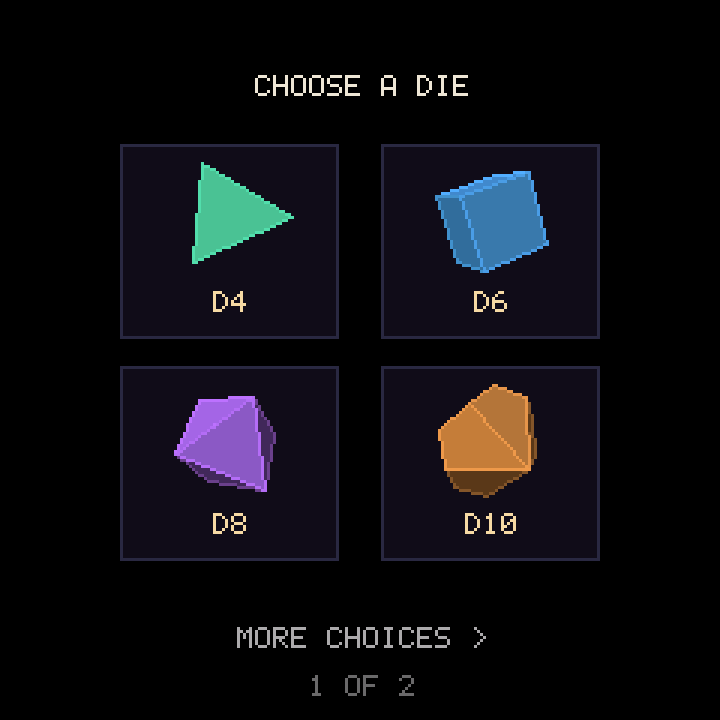

Recreate this plot in Python.
"""Render the menu and every die result from the actual Dice C++ code."""
from pathlib import Path
import argparse,shutil,subprocess,tempfile
from PIL import Image
ROOT=Path(__file__).resolve().parent
parser=argparse.ArgumentParser(description=__doc__)
parser.add_argument('--output-dir',type=Path,default=ROOT)
out=parser.parse_args().output_dir
out.mkdir(parents=True,exist_ok=True)
ADAPTER=r'''
#pragma once
#include <cstdint>
#include <cstdio>
#include <cmath>
#include <algorithm>
#include <stdexcept>
namespace lgfx {
class LGFXBase {
public:
 uint16_t pixels[240*240]={};
 void setSwapBytes(bool) {}
 void drawPixel(int x,int y,uint16_t c) {
  if(x<0||x>=240||y<0||y>=240) throw std::runtime_error("Pixel bounds");
  pixels[y*240+x]=c;
 }
 uint16_t readPixel(int x,int y) { return pixels[y*240+x]; }
 void fillRect(int x,int y,int w,int h,uint16_t c) {
  for(int j=0;j<h;++j) for(int i=0;i<w;++i) drawPixel(x+i,y+j,c);
 }
 void fillScreen(uint16_t c) { for(auto& p:pixels) p=c; }
 void pushImage(int x,int y,int w,int h,const uint16_t* src) {
  for(int j=0;j<h;++j) for(int i=0;i<w;++i) drawPixel(x+i,y+j,src[j*w+i]);
 }
 void drawLine(int x0,int y0,int x1,int y1,uint16_t c) {
  int dx=abs(x1-x0),sx=x0<x1?1:-1,dy=-abs(y1-y0),sy=y0<y1?1:-1,error=dx+dy;
  for(;;) {
   drawPixel(x0,y0,c);if(x0==x1&&y0==y1) break;
   int twice=2*error;
   if(twice>=dy) { error+=dy;x0+=sx; }
   if(twice<=dx) { error+=dx;y0+=sy; }
  }
 }
 void fillTriangle(int ax,int ay,int bx,int by,int cx,int cy,uint16_t c) {
  for(int y=std::min({ay,by,cy});y<=std::max({ay,by,cy});++y)
   for(int x=std::min({ax,bx,cx});x<=std::max({ax,bx,cx});++x) {
    int a=(bx-ax)*(y-ay)-(by-ay)*(x-ax),b=(cx-bx)*(y-by)-(cy-by)*(x-bx),d=(ax-cx)*(y-cy)-(ay-cy)*(x-cx);
    if((a>=0&&b>=0&&d>=0)||(a<=0&&b<=0&&d<=0)) drawPixel(x,y,c);
   }
 }
 void fillCircle(int cx,int cy,int r,uint16_t c) {
  for(int y=-r;y<=r;++y) for(int x=-r;x<=r;++x) if(x*x+y*y<=r*r) drawPixel(cx+x,cy+y,c);
 }
 void drawCircle(int cx,int cy,int r,uint16_t c) {
  for(int i=0;i<720;++i) {float a=i*6.2831853f/720;drawPixel(lroundf(cx+r*cosf(a)),lroundf(cy+r*sinf(a)),c);}
 }
 void write(FILE* out) {
  for(int y=0;y<240;++y) for(int x=0;x<240;++x) {
   uint16_t p=pixels[y*240+x];
   if((x-119.5f)*(x-119.5f)+(y-119.5f)*(y-119.5f)>119.5f*119.5f) p=0;
   unsigned char b[]={static_cast<unsigned char>((p>>11)*255/31),
    static_cast<unsigned char>(((p>>5)&63)*255/63),static_cast<unsigned char>((p&31)*255/31)};
   if(fwrite(b,1,3,out)!=3) throw std::runtime_error("Write failure");
  }
 }
};
}
'''
HARNESS=r'''
#include "DiceApp.h"
int main(int argc,char** argv) {
 if(argc!=3) return 1;
 FILE* still=fopen(argv[1],"wb");FILE* movie=fopen(argv[2],"wb");
 if(!still||!movie) return 2;
 lgfx::LGFXBase canvas;Dice::App app;
 app.begin();app.draw(canvas);canvas.write(still);
 app.tap(120,210);app.draw(canvas);canvas.write(still);
 for(int choice=0;choice<8;++choice) {
  app.begin();if(choice>=4) app.tap(120,210);
  if(app.tap(76+(choice%2)*87,80+((choice%4)/2)*74)) return 3;
  if(app.choice()!=choice || !app.tap(120,120)) return 4;
  app.roll(app.range()-1,9,0x1231);
  for(int i=0;i<90;++i) app.update(1.0f/30);
  if(!app.resultReady()) return 5;
  const int expected[]={4,6,8,9,12,20,99,1};
  if(app.outcome()!=expected[choice]) return 6;
  app.draw(canvas);canvas.write(still);
 }
 app.begin();app.tap(120,210);app.tap(76,154);app.roll(0,0,0);
 for(int i=0;i<90;++i) app.update(1.0f/30);
 if(app.outcome()!=100) return 7;
 fclose(still);
 app.begin();
 for(int tick=0;tick<300;++tick) {
  if(tick==30) {app.tap(120,210);app.tap(163,80);}
  if(tick==48) app.roll(19,0,0);
  if(tick==140) app.tap(60,30);
  if(tick==180) app.tap(163,154);
  if(tick==195) app.roll(0,0,0);
  app.update(1.0f/30);
  if(tick%2==0) {app.draw(canvas);canvas.write(movie);}
 }
 fclose(movie);
}
'''
compiler=shutil.which('g++')
if not compiler: raise SystemExit('g++ must be on PATH')
with tempfile.TemporaryDirectory(prefix='dice-preview-') as folder:
 tmp=Path(folder)
 (tmp/'LovyanGFX.hpp').write_text(ADAPTER)
 (tmp/'preview.cpp').write_text(HARNESS)
 exe,stills,movie=tmp/'preview.exe',tmp/'stills.rgb',tmp/'movie.rgb'
 subprocess.run([compiler,'-std=c++17','-O2','-Wall','-Wextra','-Werror','-I',str(tmp),'-I',str(ROOT),str(tmp/'preview.cpp'),'-o',str(exe)],check=True)
 subprocess.run([str(exe),str(stills),str(movie)],check=True)
 still_data,movie_data=stills.read_bytes(),movie.read_bytes()
size=240*240*3
assert len(still_data)==10*size and len(movie_data)==150*size
images=[Image.frombytes('RGB',(240,240),still_data[i:i+size]) for i in range(0,len(still_data),size)]
contact=Image.new('RGB',(1200,480))
for i,im in enumerate(images): contact.paste(im,((i%5)*240,(i//5)*240))
contact.save(out/'preview-contact.png')
images[0].resize((720,720),Image.Resampling.NEAREST).save(out/'preview.png')
frames=[Image.frombytes('RGB',(240,240),movie_data[i:i+size]) for i in range(0,len(movie_data),size)]
palette=contact.quantize(colors=256)
indexed=[f.quantize(palette=palette,dither=Image.Dither.NONE) for f in frames]
indexed[0].save(out/'preview.gif',save_all=True,append_images=indexed[1:],duration=[60,70,70]*50,loop=0,optimize=False)
print('Verified both menus, all 8 choices, result faces, percentile 00+0=100, and render bounds.')
